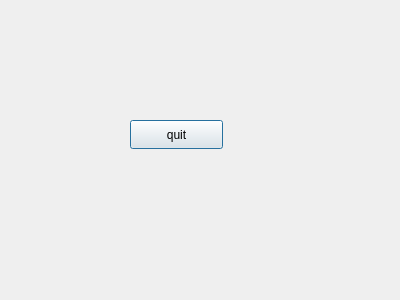
<?xml version="1.0" encoding="UTF-8"?>
<ui version="4.0">
 <class>Dialog</class>
 <widget class="QDialog" name="Dialog">
  <property name="geometry">
   <rect>
    <x>0</x>
    <y>0</y>
    <width>400</width>
    <height>300</height>
   </rect>
  </property>
  <property name="windowTitle">
   <string>Dialog</string>
  </property>
  <widget class="QPushButton" name="quit">
   <property name="geometry">
    <rect>
     <x>130</x>
     <y>120</y>
     <width>93</width>
     <height>29</height>
    </rect>
   </property>
   <property name="text">
    <string>quit</string>
   </property>
  </widget>
 </widget>
 <resources/>
 <connections/>
</ui>
